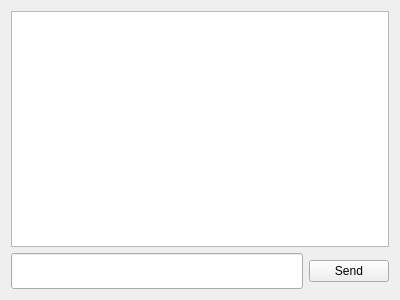
<?xml version="1.0" encoding="UTF-8"?>
<ui version="4.0">
 <class>MainWindow</class>
 <widget class="QMainWindow" name="MainWindow">
  <property name="geometry">
   <rect>
    <x>0</x>
    <y>0</y>
    <width>400</width>
    <height>300</height>
   </rect>
  </property>
  <property name="windowTitle">
   <string>Server</string>
  </property>
  <widget class="QWidget" name="centralWidget">
   <layout class="QGridLayout" name="gridLayout">
    <item row="0" column="0" colspan="2">
     <widget class="QTextEdit" name="textEdit">
      <property name="font">
       <font>
        <pointsize>18</pointsize>
       </font>
      </property>
     </widget>
    </item>
    <item row="1" column="0">
     <widget class="QLineEdit" name="lineEdit">
      <property name="font">
       <font>
        <pointsize>18</pointsize>
       </font>
      </property>
     </widget>
    </item>
    <item row="1" column="1">
     <widget class="QPushButton" name="pushButton">
      <property name="text">
       <string>Send</string>
      </property>
     </widget>
    </item>
   </layout>
  </widget>
  <widget class="QMenuBar" name="menuBar">
   <property name="geometry">
    <rect>
     <x>0</x>
     <y>0</y>
     <width>400</width>
     <height>21</height>
    </rect>
   </property>
  </widget>
 </widget>
 <layoutdefault spacing="6" margin="11"/>
 <resources/>
 <connections/>
</ui>
